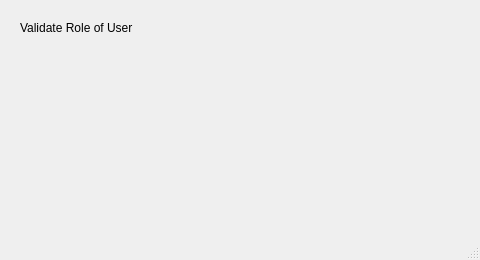
<?xml version="1.0" encoding="UTF-8"?>
<ui version="4.0">
 <class>MainWindow</class>
 <widget class="QMainWindow" name="MainWindow">
  <property name="geometry">
   <rect>
    <x>0</x>
    <y>0</y>
    <width>480</width>
    <height>260</height>
   </rect>
  </property>
  <property name="windowTitle">
   <string>MainWindow</string>
  </property>
  <widget class="QWidget" name="centralwidget">
   <widget class="QLabel" name="label">
    <property name="geometry">
     <rect>
      <x>20</x>
      <y>20</y>
      <width>301</width>
      <height>16</height>
     </rect>
    </property>
    <property name="text">
     <string>Validate Role of User</string>
    </property>
   </widget>
  </widget>
  <widget class="QMenuBar" name="menubar">
   <property name="geometry">
    <rect>
     <x>0</x>
     <y>0</y>
     <width>480</width>
     <height>22</height>
    </rect>
   </property>
  </widget>
  <widget class="QStatusBar" name="statusbar"/>
 </widget>
 <resources/>
 <connections/>
</ui>
